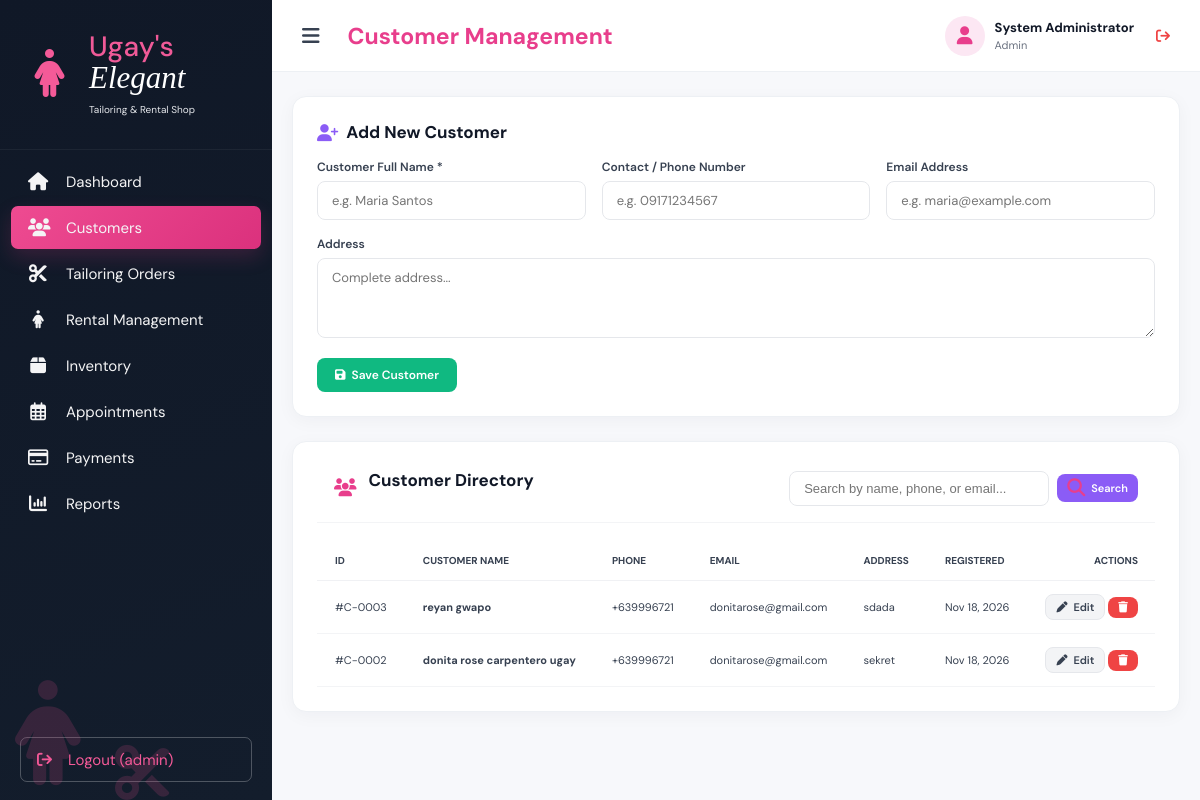
/customers.php (signed in), run on the app's committed database.
### tables this page shows
CREATE TABLE `customers` (
  `customer_id` int(11) NOT NULL AUTO_INCREMENT,
  `customer_name` varchar(100) NOT NULL,
  `phone` varchar(30) NOT NULL,
  `email` varchar(100) DEFAULT NULL,
  `address` varchar(255) DEFAULT NULL,
  `created_at` timestamp NOT NULL DEFAULT current_timestamp(),
  PRIMARY KEY (`customer_id`)
);

### customers.php (the view, shortened to what this page needs)
<?php
require_once "config/database.php";
$edit_customer = null;
$search = trim($_GET['search'] ?? "");
if ($search !== "") {
    $search_value = "%" . $search . "%";
    $stmt = $conn->prepare(
        "SELECT * FROM customers
         WHERE customer_name LIKE ? OR phone LIKE ? OR email LIKE ? OR address LIKE ?
         ORDER BY customer_id DESC"
    );
    $stmt->bind_param("ssss", $search_value, $search_value, $search_value, $search_value);
    $stmt->execute();
    $customers = $stmt->get_result();
} else {
    $customers = $conn->query("SELECT * FROM customers ORDER BY customer_id DESC");
}
include __DIR__ . '/includes/header.php';
?>
<div class="panel">
    <h2>
        <i class="fa-solid <?= $edit_customer ? 'fa-user-pen' : 'fa-user-plus' ?>" style="color: #8b5cf6;"></i>
        <?= $edit_customer ? "Edit Customer" : "Add New Customer" ?>
    </h2>
    <form method="POST" action="customers.php">
        <div class="form-grid">
            <div class="form-group">
                <label>Customer Full Name *</label>
                <input type="text" name="customer_name" required value="<?= $edit_customer ? htmlspecialchars($edit_customer['customer_name']) : '' ?>" placeholder="e.g. Maria Santos">
            </div>
            <div class="form-group">
                <label>Contact / Phone Number</label>
                <input type="text" name="phone" value="<?= $edit_customer ? htmlspecialchars($edit_customer['phone']) : '' ?>" placeholder="e.g. 09171234567">
            </div>
            <div class="form-group">
                <label>Email Address</label>
                <input type="email" name="email" value="<?= $edit_customer ? htmlspecialchars($edit_customer['email']) : '' ?>" placeholder="e.g. maria@example.com">
            </div>
            <div class="form-group full">
                <label>Address</label>
                <textarea name="address" placeholder="Complete address..."><?= $edit_customer ? htmlspecialchars($edit_customer['address'] ?? '') : '' ?></textarea>
            </div>
        </div>
        <div class="actions">
            <button type="submit" class="btn btn-success">
                <i class="fa-solid fa-floppy-disk"></i>
                <?= $edit_customer ? "Update Customer" : "Save Customer" ?>
            </button>
        </div>
    </form>
</div>
<div class="panel">
    <div class="panel-header">
        <div>
            <i class="fa-solid fa-users" style="color: #e83e8c;"></i>
            <h2>Customer Directory</h2>
        </div>
        <div class="filter-bar" style="margin-bottom:0;">
            <form method="GET" action="customers.php" class="search-form">
                <input type="text" name="search" placeholder="Search by name, phone, or email..." value="<?= htmlspecialchars($search) ?>">
                <button type="submit" class="btn btn-primary btn-sm"><i class="fa-solid fa-magnifying-glass"></i> Search</button>
            </form>
        </div>
    </div>
    <div class="table-container">
        <table>
            <thead>
                <tr>
                    <th>ID</th>
                    <th>CUSTOMER NAME</th>
                    <th>PHONE</th>
                    <th>EMAIL</th>
                    <th>ADDRESS</th>
                    <th>REGISTERED</th>
                    <th style="text-align: right;">ACTIONS</th>
                </tr>
            </thead>
            <tbody>
                <?php if ($customers && $customers->num_rows > 0): ?>
                    <?php while ($c = $customers->fetch_assoc()): ?>
                        <tr>
                            <td>#C-<?= str_pad($c['customer_id'], 4, '0', STR_PAD_LEFT) ?></td>
                            <td><strong><?= htmlspecialchars($c['customer_name']) ?></strong></td>
                            <td><?= htmlspecialchars($c['phone'] ?: '—') ?></td>
                            <td><?= htmlspecialchars($c['email'] ?: '—') ?></td>
                            <td><?= htmlspecialchars($c['address'] ?: '—') ?></td>
                            <td><?= date('M d, Y', strtotime($c['created_at'])) ?></td>
                            <td style="text-align: right;">
                                <a href="customers.php?edit=<?= $c['customer_id'] ?>" class="btn btn-sm btn-secondary" title="Edit">
                                    <i class="fa-solid fa-pen"></i> Edit
                                </a>
                                <a href="customers.php?delete=<?= $c['customer_id'] ?>" class="btn btn-sm btn-danger" onclick="return confirm('Delete this customer?');" title="Delete">
                                    <i class="fa-solid fa-trash"></i>
                                </a>
                            </td>
                        </tr>
                    <?php endwhile; ?>
                <?php endif; ?>
            </tbody>
        </table>
    </div>
</div>
<?php include __DIR__ . '/includes/footer.php'; ?>

### assets/css/dashboard.css (style rules this page uses)
* { margin: 0; padding: 0; box-sizing: border-box; }
:root { --navy: #111827; --navy-light: #1c2535; --pink: #e83e8c; --pink-light: #fce7f3; --purple: #8b5cf6; --purple-light: #f1eaff; --teal: #14b8a6; --teal-light: #e0f7f4; --orange: #f59e0b; --orange-light: #fff4dc; --green: #22c55e; --green-light: #e9f9ef; --blue: #3b82f6; --blue-light: #e8f1ff; --text: #111827; --muted: #6b7280; --border: #edf0f4; --background: #f7f8fb; }
body { font-family: "DM Sans", sans-serif; background: var(--background); color: var(--text); }
a { text-decoration: none; color: inherit; }
button { font-family: inherit; }
.panel { background: white; border: 1px solid var(--border); border-radius: 10px; box-shadow: 0 3px 15px rgba(15,23,42,0.025); overflow: hidden; }
.panel-header { min-height: 57px; padding: 0 17px; border-bottom: 1px solid #f0f1f4; display: flex; align-items: center; justify-content: space-between; }
.panel-header > div { display: flex; align-items: center; gap: 12px; }
.panel-header i { color: var(--pink); font-size: 18px; }
.panel-header h2 { font-size: 15px; font-weight: 700; }
.table-container { overflow-x: auto; }
table { width: 100%; border-collapse: collapse; white-space: nowrap; }
thead th { color: #374151; font-size: 10px; font-weight: 700; text-align: left; padding: 13px 18px; border-bottom: 1px solid #f0f1f4; }
tbody td { padding: 13px 18px; font-size: 11px; color: #374151; border-bottom: 1px solid #f3f4f6; }

### assets/css/style.css (style rules this page uses)
.panel { background: #ffffff; border-radius: 14px; padding: 24px; box-shadow: 0 4px 18px rgba(17, 24, 39, 0.04); border: 1px solid #edf0f4; margin-bottom: 24px; }
.panel h2, .panel-header h2 { font-size: 17px; font-weight: 700; color: #111827; margin-bottom: 16px; display: flex; align-items: center; gap: 8px; }
.panel-header { display: flex; justify-content: space-between; align-items: center; margin-bottom: 18px; padding-bottom: 12px; border-bottom: 1px solid #f3f4f6; }
.form-grid { display: grid; grid-template-columns: repeat(auto-fit, minmax(260px, 1fr)); gap: 16px; margin-bottom: 20px; }
.form-group { display: flex; flex-direction: column; gap: 6px; }
.form-group.full { grid-column: 1 / -1; }
.form-group label { font-size: 12px; font-weight: 600; color: #374151; }
.form-group input, .form-group select, .form-group textarea { padding: 10px 14px; border: 1.5px solid #e5e7eb; border-radius: 8px; font-family: inherit; font-size: 13px; color: #1f2937; background: #fff; transition: all 0.2s ease; }
.form-group textarea { min-height: 80px; resize: vertical; }
.btn { display: inline-flex; align-items: center; justify-content: center; gap: 6px; padding: 9px 18px; font-size: 12px; font-weight: 600; border-radius: 8px; border: none; cursor: pointer; text-decoration: none; transition: all 0.2s; }
.btn-sm { padding: 5px 10px; font-size: 11px; }
.btn-primary { background: #8b5cf6; color: #ffffff; }
.btn-success { background: #10b981; color: #ffffff; }
.btn-danger { background: #ef4444; color: #ffffff; }
.btn-secondary { background: #f3f4f6; color: #374151; border: 1px solid #e5e7eb; }
.actions { display: flex; gap: 10px; align-items: center; margin-top: 10px; }
.filter-bar { display: flex; justify-content: space-between; align-items: center; gap: 12px; flex-wrap: wrap; margin-bottom: 18px; }
.search-form { display: flex; gap: 8px; align-items: center; }
.search-form input { padding: 9px 14px; border: 1.5px solid #e5e7eb; border-radius: 8px; font-size: 13px; width: 260px; }

### data on the page
customers: customer_id "0003", customer_name "reyan gwapo", phone "+639996721", email "donitarose@gmail.com", address "sdada", created_at "Nov 18, 2026"
customers: customer_id "0002", customer_name "donita rose carpentero ugay", phone "+639996721", email "donitarose@gmail.com", address "sekret", created_at "Nov 18, 2026"

### other printed values
$_SESSION['username'] "admin"
$page_title "Customer Management"
$user_display_name "System Administrator"
$user_role "Admin"
